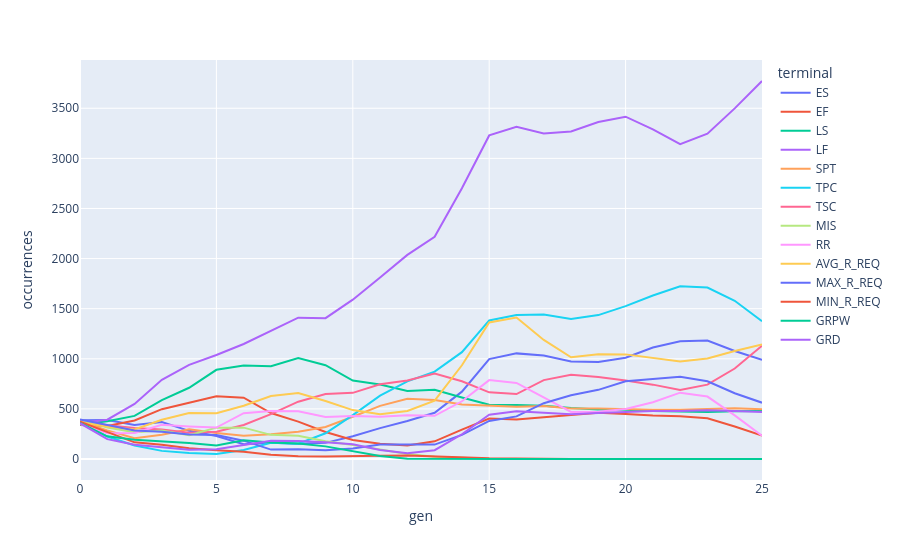

The notebook cell saved with this chart:
### Code cell
from plotly.offline import init_notebook_mode, iplot
from plotly.graph_objs import *
import plotly.express as px
px.line(terminal_counts_all, x="gen", y="occurrences", color="terminal")

### Figure 1 — Plotly figure (JSON) as saved in the notebook; plotly's stock layout.template omitted (floating-point values rounded to 4 significant figures)
{"data": [{"hovertemplate": "terminal=ES<br>gen=%{x}<br>occurrences=%{y}<extra></extra>", "legendgroup": "ES", "line": {"color": "#636efa", "dash": "solid"}, "marker": {"symbol": "circle"}, "mode": "lines", "name": "ES", "orientation": "v", "showlegend": true, "type": "scatter", "x": [0, 1, 2, 3, 4, 5, 6, 7, 8, 9, 10, 11, 12, 13, 14, 15, 16, 17, 18, 19, 20, 21, 22, 23, 24, 25], "xaxis": "x", "y": [386, 388, 340, 368, 281, 229, 148, 161, 151, 161, 227, 308, 380, 461, 672, 997, 1054, 1032, 974, 967, 1010, 1112, 1174, 1183, 1078, 989], "yaxis": "y"}, {"hovertemplate": "terminal=EF<br>gen=%{x}<br>occurrences=%{y}<extra></extra>", "legendgroup": "EF", "line": {"color": "#EF553B", "dash": "solid"}, "marker": {"symbol": "circle"}, "mode": "lines", "name": "EF", "orientation": "v", "showlegend": true, "type": "scatter", "x": [0, 1, 2, 3, 4, 5, 6, 7, 8, 9, 10, 11, 12, 13, 14, 15, 16, 17, 18, 19, 20, 21, 22, 23, 24, 25], "xaxis": "x", "y": [340, 330, 385, 497, 562, 625, 612, 459, 373, 269, 189, 152, 134, 176, 293, 403, 395, 418, 443, 461, 448, 433, 426, 407, 325, 233], "yaxis": "y"}, {"hovertemplate": "terminal=LS<br>gen=%{x}<br>occurrences=%{y}<extra></extra>", "legendgroup": "LS", "line": {"color": "#00cc96", "dash": "solid"}, "marker": {"symbol": "circle"}, "mode": "lines", "name": "LS", "orientation": "v", "showlegend": true, "type": "scatter", "x": [0, 1, 2, 3, 4, 5, 6, 7, 8, 9, 10, 11, 12, 13, 14, 15, 16, 17, 18, 19, 20, 21, 22, 23, 24, 25], "xaxis": "x", "y": [343, 377, 430, 588, 711, 890, 933, 925, 1008, 936, 783, 744, 678, 690, 613, 541, 538, 532, 508, 493, 492, 478, 474, 468, 477, 479], "yaxis": "y"}, {"hovertemplate": "terminal=LF<br>gen=%{x}<br>occurrences=%{y}<extra></extra>", "legendgroup": "LF", "line": {"color": "#ab63fa", "dash": "solid"}, "marker": {"symbol": "circle"}, "mode": "lines", "name": "LF", "orientation": "v", "showlegend": true, "type": "scatter", "x": [0, 1, 2, 3, 4, 5, 6, 7, 8, 9, 10, 11, 12, 13, 14, 15, 16, 17, 18, 19, 20, 21, 22, 23, 24, 25], "xaxis": "x", "y": [361, 392, 550, 790, 940, 1038, 1148, 1283, 1410, 1405, 1590, 1811, 2037, 2218, 2701, 3229, 3316, 3248, 3268, 3362, 3416, 3289, 3142, 3247, 3499, 3772], "yaxis": "y"}, {"hovertemplate": "terminal=SPT<br>gen=%{x}<br>occurrences=%{y}<extra></extra>", "legendgroup": "SPT", "line": {"color": "#FFA15A", "dash": "solid"}, "marker": {"symbol": "circle"}, "mode": "lines", "name": "SPT", "orientation": "v", "showlegend": true, "type": "scatter", "x": [0, 1, 2, 3, 4, 5, 6, 7, 8, 9, 10, 11, 12, 13, 14, 15, 16, 17, 18, 19, 20, 21, 22, 23, 24, 25], "xaxis": "x", "y": [376, 286, 208, 243, 296, 259, 233, 247, 273, 319, 422, 530, 600, 589, 543, 532, 522, 528, 503, 504, 497, 492, 492, 498, 506, 497], "yaxis": "y"}, {"hovertemplate": "terminal=TPC<br>gen=%{x}<br>occurrences=%{y}<extra></extra>", "legendgroup": "TPC", "line": {"color": "#19d3f3", "dash": "solid"}, "marker": {"symbol": "circle"}, "mode": "lines", "name": "TPC", "orientation": "v", "showlegend": true, "type": "scatter", "x": [0, 1, 2, 3, 4, 5, 6, 7, 8, 9, 10, 11, 12, 13, 14, 15, 16, 17, 18, 19, 20, 21, 22, 23, 24, 25], "xaxis": "x", "y": [362, 224, 135, 81, 61, 50, 90, 163, 153, 257, 438, 632, 775, 872, 1066, 1383, 1438, 1441, 1396, 1436, 1526, 1632, 1724, 1711, 1579, 1374], "yaxis": "y"}, {"hovertemplate": "terminal=TSC<br>gen=%{x}<br>occurrences=%{y}<extra></extra>", "legendgroup": "TSC", "line": {"color": "#FF6692", "dash": "solid"}, "marker": {"symbol": "circle"}, "mode": "lines", "name": "TSC", "orientation": "v", "showlegend": true, "type": "scatter", "x": [0, 1, 2, 3, 4, 5, 6, 7, 8, 9, 10, 11, 12, 13, 14, 15, 16, 17, 18, 19, 20, 21, 22, 23, 24, 25], "xaxis": "x", "y": [386, 337, 310, 295, 263, 271, 339, 448, 572, 649, 660, 746, 784, 854, 776, 665, 648, 787, 840, 819, 784, 742, 688, 742, 903, 1130], "yaxis": "y"}, {"hovertemplate": "terminal=MIS<br>gen=%{x}<br>occurrences=%{y}<extra></extra>", "legendgroup": "MIS", "line": {"color": "#B6E880", "dash": "solid"}, "marker": {"symbol": "circle"}, "mode": "lines", "name": "MIS", "orientation": "v", "showlegend": true, "type": "scatter", "x": [0, 1, 2, 3, 4, 5, 6, 7, 8, 9, 10, 11, 12, 13, 14, 15, 16, 17, 18, 19, 20, 21, 22, 23, 24, 25], "xaxis": "x", "y": [392, 315, 266, 285, 238, 313, 313, 241, 231, 178, 140, 95, 49, 22, 12, 3, 0, 0, 0, 0, 0, 0, 0, 0, 0, 0], "yaxis": "y"}, {"hovertemplate": "terminal=RR<br>gen=%{x}<br>occurrences=%{y}<extra></extra>", "legendgroup": "RR", "line": {"color": "#FF97FF", "dash": "solid"}, "marker": {"symbol": "circle"}, "mode": "lines", "name": "RR", "orientation": "v", "showlegend": true, "type": "scatter", "x": [0, 1, 2, 3, 4, 5, 6, 7, 8, 9, 10, 11, 12, 13, 14, 15, 16, 17, 18, 19, 20, 21, 22, 23, 24, 25], "xaxis": "x", "y": [351, 258, 259, 341, 325, 314, 457, 479, 476, 419, 428, 421, 437, 431, 576, 787, 759, 613, 470, 472, 499, 567, 662, 623, 435, 232], "yaxis": "y"}, {"hovertemplate": "terminal=AVG_R_REQ<br>gen=%{x}<br>occurrences=%{y}<extra></extra>", "legendgroup": "AVG_R_REQ", "line": {"color": "#FECB52", "dash": "solid"}, "marker": {"symbol": "circle"}, "mode": "lines", "name": "AVG_R_REQ", "orientation": "v", "showlegend": true, "type": "scatter", "x": [0, 1, 2, 3, 4, 5, 6, 7, 8, 9, 10, 11, 12, 13, 14, 15, 16, 17, 18, 19, 20, 21, 22, 23, 24, 25], "xaxis": "x", "y": [368, 323, 295, 391, 459, 456, 531, 628, 659, 579, 488, 447, 479, 582, 935, 1363, 1412, 1188, 1015, 1045, 1044, 1006, 973, 1004, 1077, 1142], "yaxis": "y"}, {"hovertemplate": "terminal=MAX_R_REQ<br>gen=%{x}<br>occurrences=%{y}<extra></extra>", "legendgroup": "MAX_R_REQ", "line": {"color": "#636efa", "dash": "solid"}, "marker": {"symbol": "circle"}, "mode": "lines", "name": "MAX_R_REQ", "orientation": "v", "showlegend": true, "type": "scatter", "x": [0, 1, 2, 3, 4, 5, 6, 7, 8, 9, 10, 11, 12, 13, 14, 15, 16, 17, 18, 19, 20, 21, 22, 23, 24, 25], "xaxis": "x", "y": [394, 337, 285, 271, 244, 239, 183, 94, 98, 87, 105, 145, 145, 144, 241, 380, 425, 557, 636, 690, 776, 799, 821, 776, 656, 562], "yaxis": "y"}, {"hovertemplate": "terminal=MIN_R_REQ<br>gen=%{x}<br>occurrences=%{y}<extra></extra>", "legendgroup": "MIN_R_REQ", "line": {"color": "#EF553B", "dash": "solid"}, "marker": {"symbol": "circle"}, "mode": "lines", "name": "MIN_R_REQ", "orientation": "v", "showlegend": true, "type": "scatter", "x": [0, 1, 2, 3, 4, 5, 6, 7, 8, 9, 10, 11, 12, 13, 14, 15, 16, 17, 18, 19, 20, 21, 22, 23, 24, 25], "xaxis": "x", "y": [372, 269, 166, 142, 108, 88, 72, 42, 28, 24, 31, 32, 36, 26, 21, 7, 6, 0, 0, 0, 0, 0, 0, 0, 0, 0], "yaxis": "y"}, {"hovertemplate": "terminal=GRPW<br>gen=%{x}<br>occurrences=%{y}<extra></extra>", "legendgroup": "GRPW", "line": {"color": "#00cc96", "dash": "solid"}, "marker": {"symbol": "circle"}, "mode": "lines", "name": "GRPW", "orientation": "v", "showlegend": true, "type": "scatter", "x": [0, 1, 2, 3, 4, 5, 6, 7, 8, 9, 10, 11, 12, 13, 14, 15, 16, 17, 18, 19, 20, 21, 22, 23, 24, 25], "xaxis": "x", "y": [360, 226, 193, 176, 160, 135, 187, 164, 155, 126, 75, 30, 2, 0, 0, 0, 0, 0, 0, 0, 0, 0, 0, 0, 0, 0], "yaxis": "y"}, {"hovertemplate": "terminal=GRD<br>gen=%{x}<br>occurrences=%{y}<extra></extra>", "legendgroup": "GRD", "line": {"color": "#ab63fa", "dash": "solid"}, "marker": {"symbol": "circle"}, "mode": "lines", "name": "GRD", "orientation": "v", "showlegend": true, "type": "scatter", "x": [0, 1, 2, 3, 4, 5, 6, 7, 8, 9, 10, 11, 12, 13, 14, 15, 16, 17, 18, 19, 20, 21, 22, 23, 24, 25], "xaxis": "x", "y": [357, 198, 143, 119, 92, 97, 140, 182, 179, 168, 147, 89, 57, 88, 247, 442, 477, 462, 447, 459, 469, 480, 478, 487, 479, 470], "yaxis": "y"}], "layout": {"legend": {"title": {"text": "terminal"}, "tracegroupgap": 0}, "margin": {"t": 60}, "xaxis": {"anchor": "y", "domain": [0, 1], "title": {"text": "gen"}}, "yaxis": {"anchor": "x", "domain": [0, 1], "title": {"text": "occurrences"}}}}
